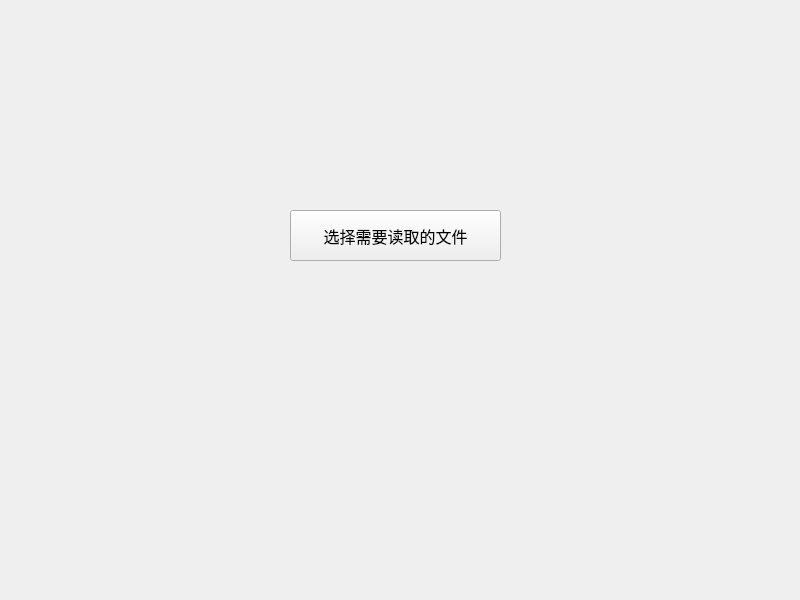
<?xml version="1.0" encoding="UTF-8"?>
<ui version="4.0">
 <class>FileInput</class>
 <widget class="QWidget" name="FileInput">
  <property name="geometry">
   <rect>
    <x>0</x>
    <y>0</y>
    <width>800</width>
    <height>600</height>
   </rect>
  </property>
  <property name="font">
   <font>
    <pointsize>12</pointsize>
   </font>
  </property>
  <property name="windowTitle">
   <string>Form</string>
  </property>
  <widget class="QPushButton" name="pushButton">
   <property name="geometry">
    <rect>
     <x>290</x>
     <y>210</y>
     <width>211</width>
     <height>51</height>
    </rect>
   </property>
   <property name="text">
    <string>选择需要读取的文件</string>
   </property>
  </widget>
 </widget>
 <resources/>
 <connections/>
</ui>
